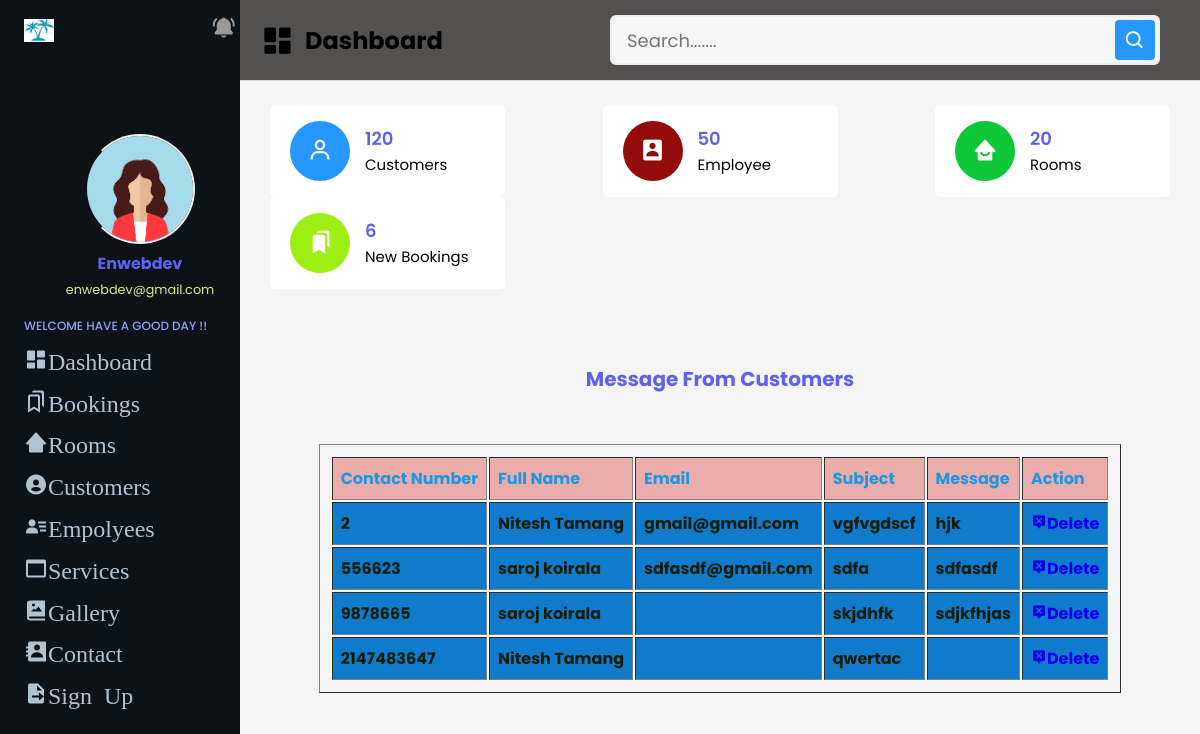
The page /admin/message.php (signed in) on the database its author committed.
### tables this page shows
CREATE TABLE `contact` (
  `contact_no` int(110) NOT NULL,
  `full_name` varchar(150) NOT NULL,
  `email` varchar(50) NOT NULL,
  `subject` varchar(100) NOT NULL,
  `message` varchar(200) NOT NULL
);

### admin/message.php (the view, shortened to what this page needs)
<?php
  require('inc/db_config.php');
?>
<!DOCTYPE html>
 <html lang="en">
   <head>
    <?php
    require('inc/links.php');
    ?>
  </head>
  <body>
  <?php require('inc/header.php');?>
      <center>
        <br>
        <br>
        <br>
        <h3><u>Message From Customers</u></h3><br><br>
        <table  border=1px cellpadding="9px" cellspacing="2">
      <tr>
        <th >Contact Number</th>
        <th >Full Name</th>
        <th>Email</th>
        <th >Subject</th>
        <th >Message</th>
        <th colspan="2">Action</th>
      </tr>
      <?php
        $sql = "SELECT * FROM `contact`";
        $res = mysqli_query($con, $sql);
        $result =mysqli_num_rows($res);
        if($result){
            while( $row = mysqli_fetch_array($res)){
              ?>
              <tr>
                <td><?php echo $row['contact_no'];?></td>
                <td><?php echo $row['full_name'];?></td>
                <td><?php echo $row['email'];?></td>
                <td><?php echo $row['subject'];?></td>
                <td><?php echo $row['message'];?></td>
                <td><a onclick="return confirm('Are you sure, you want to delete?')" href="contactdelete.php?contact_no=<?php echo $row['contact_no'];?>"><i class='bx bxs-message-alt-x'></i>Delete</a></td>
              </tr>
              <?php
            }
          }
          ?>
    </table>
        <br><br>
      </center>
  </body>
 </html>

### admin/style.css (style rules this page uses)
:root { --main:orange; --bg:#0B1218; --bg-body:#131D28; }
* { margin: 0; padding: 0; text-decoration: none; list-style-type: none; box-sizing: border-box; font-family: 'Poppins' ,sans-serif; }
h3 { font-size: 20px; color: rgb(97, 97, 239); }
table { padding: 10px; }
th { text-align: left; padding: 8px; color: rgb(30, 151, 225); background: rgb(235, 172, 172); }
td { text-align: left; padding: 8px; color: rgb(14, 30, 14); background: rgb(17, 123, 203); font-weight: bold; }

### rows shown on the page
contact: contact_no "2", full_name "Nitesh Tamang", email "gmail@gmail.com", subject "vgfvgdscf", message "hjk"
contact: contact_no "556623", full_name "saroj koirala", email "sdfasdf@gmail.com", subject "sdfa", message "sdfasdf"
contact: contact_no "9878665", full_name "saroj koirala", subject "skjdhfk", message "sdjkfhjas"
contact: contact_no "2147483647", full_name "Nitesh Tamang", subject "qwertac"
